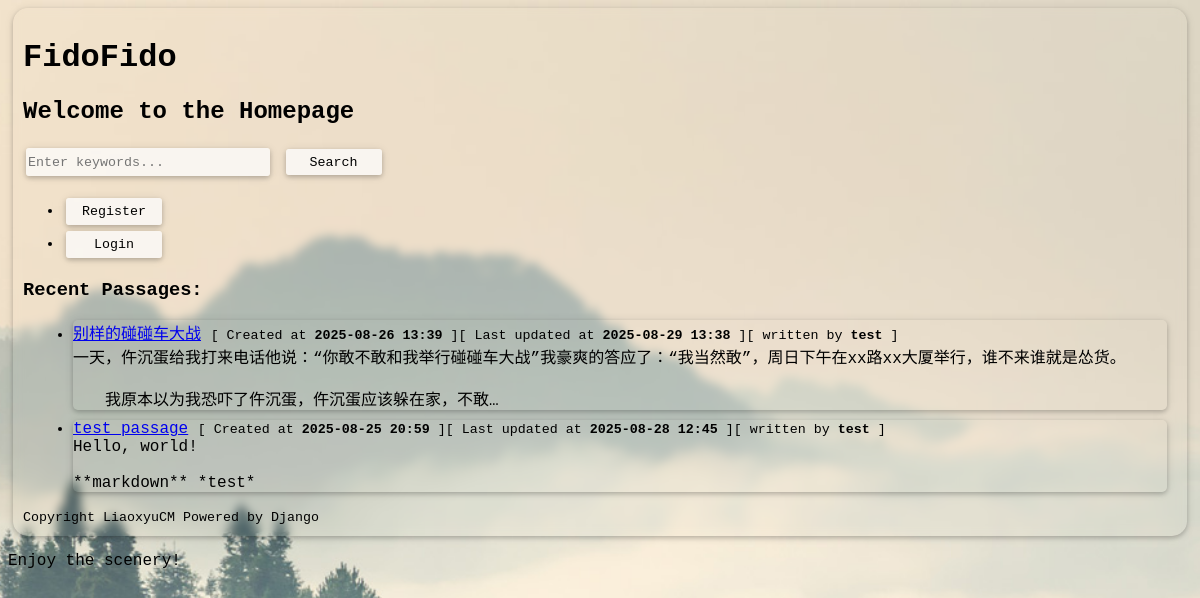
The page / on the database its author committed.
### passagesharer/models.py (models this page shows, shortened)
class Passage(models.Model):
    title = models.CharField(max_length=200)
    content = models.TextField()
    author = models.ForeignKey(
        settings.AUTH_USER_MODEL,
        on_delete=models.CASCADE,
        related_name='passages'
    )
    created_at = models.DateTimeField(auto_now_add=True)
    last_updated_at = models.DateTimeField(auto_now=True)

### passagesharer/views.py (the view)
# urls.py: path('', views.index, name='index'),  # Redirect root URL to
def index(request: HttpRequest) -> HttpResponse:
    try:
        passages = Passage.objects.order_by('-created_at')[:10]  # Fetch passages ordered by creation date
    except Passage.DoesNotExist:
        return render(request, 'homepage/404.html', status=404, context={"current_path": request.path})
    return render(request, 'homepage/index.html', {'passages': passages, 'is_logged': request.user.is_authenticated, 'username': request.user.get_username()})

### passagesharer/templates/homepage/index.html (shortened to what this page needs)
{% load static %}
<!DOCTYPE html>
<html lang="en">
<head>
    <link rel="stylesheet" href="{% static 'global/css/style.css' %}">
</head>
<body>
    {% block content %}
        <div class="main">
            <h1>FidoFido</h1>
            <h2>Welcome to the Homepage</h2>
            <form method="get" action="{% url 'search_passages' %}">
                <input type="text" name="q" placeholder="Enter keywords..." required>
                <button type="submit">Search</button>
            </form>
            {% if is_logged %}
                <p>{{ username }}<a href="/accounts/dashboard"><button>Dashboard</button></a></p>
            {% else %}
                <ul>
                    <li><a href="/accounts/register"><button>Register</button></a></li>
                    <li><a href="/accounts/login"><button>Login</button></a></li>
                </ul>
            {% endif %}
            <h3>Recent Passages:</h3>
            <ul class="passages_view">
                {% for passage in passages %}
                    <li>
                        <a href="{% url 'detail' passage.id %}">{{ passage.title }}</a>
                        <small>[ Created at <b>{{ passage.created_at|date:'Y-m-d H:i' }}</b> ][ Last updated at <b>{{ passage.last_updated_at|date:'Y-m-d H:i' }}</b> ][ written by <b>{{ passage.author.username }}</b> ]</small>
                        <div>{{ passage.content|truncatechars:100|linebreaksbr|safe }}</div>
                    </li>
                {% empty %}
                    <li>No passages available.</li>
                {% endfor %}
            </ul>
            <small>Copyright LiaoxyuCM Powered by Django</small>
        </div>
    {% endblock %}
    <p>Enjoy the scenery!</p>
    <div class="bg_img_viewer"></div>
</body>
</html>

### passagesharer/static/global/css/style.css (style rules this page uses)
* { font-family: 'Courier New', Courier, monospace; }
body { background: #a8ff78; background-image: url('/static/global/image/wallpaper_day.jpg'); background-attachment: fixed; background-position: center; background-repeat: no-repeat; background-size: cover; }
div.main { background-color: rgba(0, 0, 0, 0); backdrop-filter: blur(5px); -webkit-backdrop-filter: blur(5px); margin: 5px; padding: 10px; border-radius: 15px; box-shadow: 0 2px 5px rgba(0, 0, 0, 0.2), 0 1px 10px rgba(0, 0, 0, 0.1); }
button, input[type="text"], input[type="email"], input[type="password"] { height: 2em; border: none; background-color: rgba(252, 252, 252, 0.75); color: black; box-shadow: 0 2px 5px rgba(0, 0, 0, 0.2), 0 1px 10px rgba(0, 0, 0, 0.1); backdrop-filter: blur(20px); -webkit-backdrop-filter: blur(20px); transition: .3s all ease-in-out; margin: 3px; }
button { cursor: pointer; width: 6rem; }
button::after { content: ""; position: absolute; top: 0; left: 0; width: 10px; height: 100%; border-radius: 5px; background-color: #FCFCFC; z-index: -114514; filter: blur(5px); }
button, input, textarea { border-radius: 3px; }
input[type="text"], input[type="email"], input[type="password"] { width: 15rem; }
ul.passages_view li { position: relative; margin: 10px; border-radius: 5px; backdrop-filter: blur(5px); -webkit-backdrop-filter: blur(5px); box-shadow: 0 2px 5px rgba(0, 0, 0, 0.2), 0 1px 10px rgba(0, 0, 0, 0.1); transition: all 0.3s ease-in-out; }
ul.passages_view li::after { content: ""; position: absolute; top: 0; left: 0; width: 10px; height: 100%; border-radius: 5px; background-color: #FCFCFC; z-index: -114514; filter: blur(5px); }
form { margin: 0; }

### rows shown on the page
Passage: title "别样的碰碰车大战", created_at "2025-08-26 13:39", last_updated_at "2025-08-29 13:38", author.username "test", content "一天，仵沉蛋给我打来电话他说：“你敢不敢和我举行碰碰车大战”我豪爽的答应了：“我当然敢”，周日下午在xx路xx大厦举行，谁不来谁就是怂货。 我原本以为我恐吓了仵沉蛋，仵沉蛋应该躲在家，不敢…"
Passage: title "test passage", created_at "2025-08-25 20:59", last_updated_at "2025-08-28 12:45", author.username "test", content "Hello, world! **markdown** *test*"
